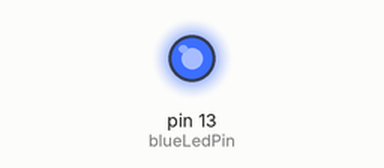
Bench run of a sketch on a simulated Arduino Uno, built with avr-gcc and run on an emulated ATmega328P. On the bench: output pins drawn as LEDs (lit = HIGH).

Above: at 0.5 s.
At 9.0 s:
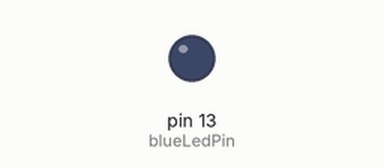
Timing chart, 0 to 9.8 s (numbered marks = the images above):
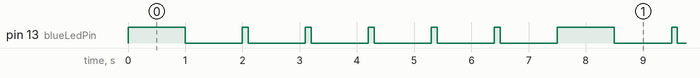

Measured:
- by itself, pin 13 (blueLedPin): repeats every 7.5 s: 5 × (LOW 1.0 s, HIGH 0.10 s), LOW 1.0 s, HIGH 1.0 s
- by itself, everything shown: repeats every 7.5 s, in 12 steps

The sketch:

level3_2.ino
```cpp
   //dot = 100mS ON
   //dash = 1000Ms ON
   //D = - . .
   //S = . . .

int TimeDot = 100;
int TimeDash = 1000;
int TimeOff = 1000;
int blueLedPin = 13;

void setup() {
  pinMode(blueLedPin, OUTPUT);  //Setup Blue LED pin as an output pin.
}

void loop() {
  //D
  digitalWrite(blueLedPin, HIGH);
  delay(TimeDash);
  digitalWrite(blueLedPin, LOW);
  delay(TimeOff);
  digitalWrite(blueLedPin, HIGH);
  delay(TimeDot);
  digitalWrite(blueLedPin, LOW);
  delay(TimeOff);
  digitalWrite(blueLedPin, HIGH);
  delay(TimeDot);
  digitalWrite(blueLedPin, LOW);
  delay(TimeOff);

  //S
  digitalWrite(blueLedPin, HIGH);
  delay(TimeDot);
  digitalWrite(blueLedPin, LOW);
  delay(TimeOff);
  digitalWrite(blueLedPin, HIGH);
  delay(TimeDot);
  digitalWrite(blueLedPin, LOW);
  delay(TimeOff);
  digitalWrite(blueLedPin, HIGH);
  delay(TimeDot);
  digitalWrite(blueLedPin, LOW);
  delay(TimeOff);
}
```
